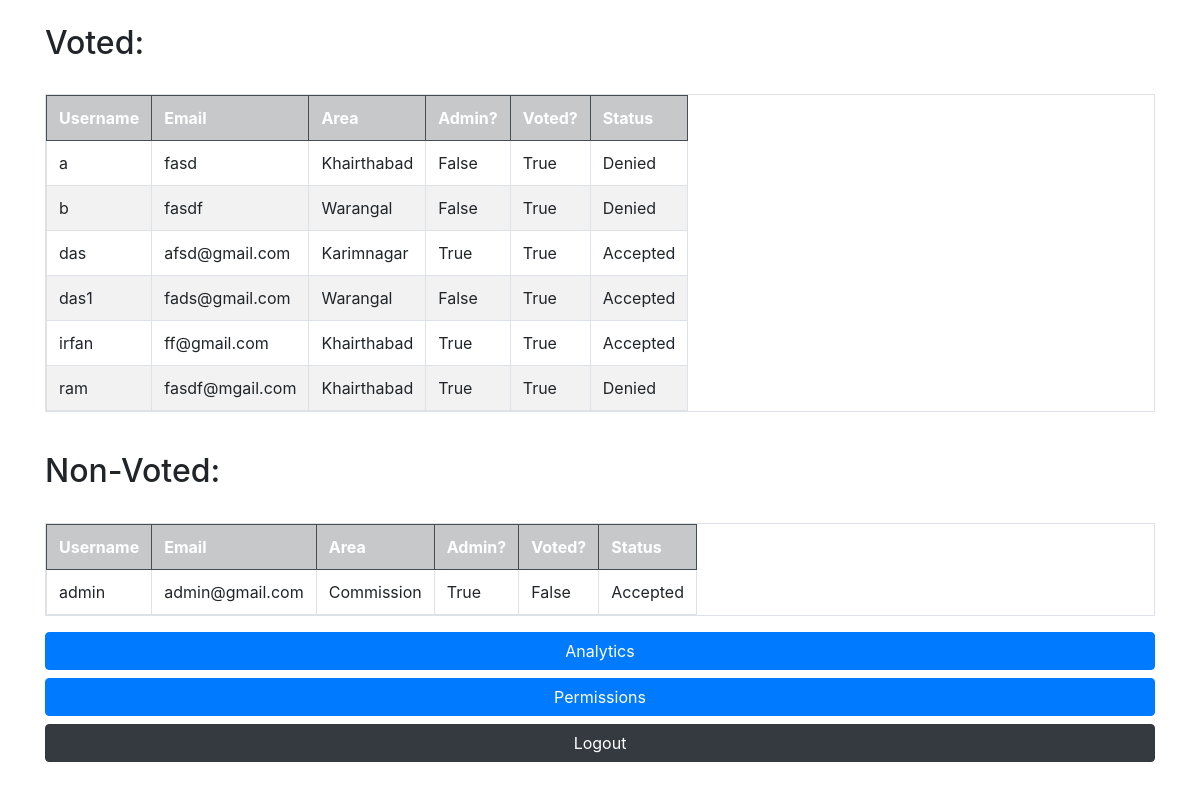
Before: /segregation/ with the older database file.
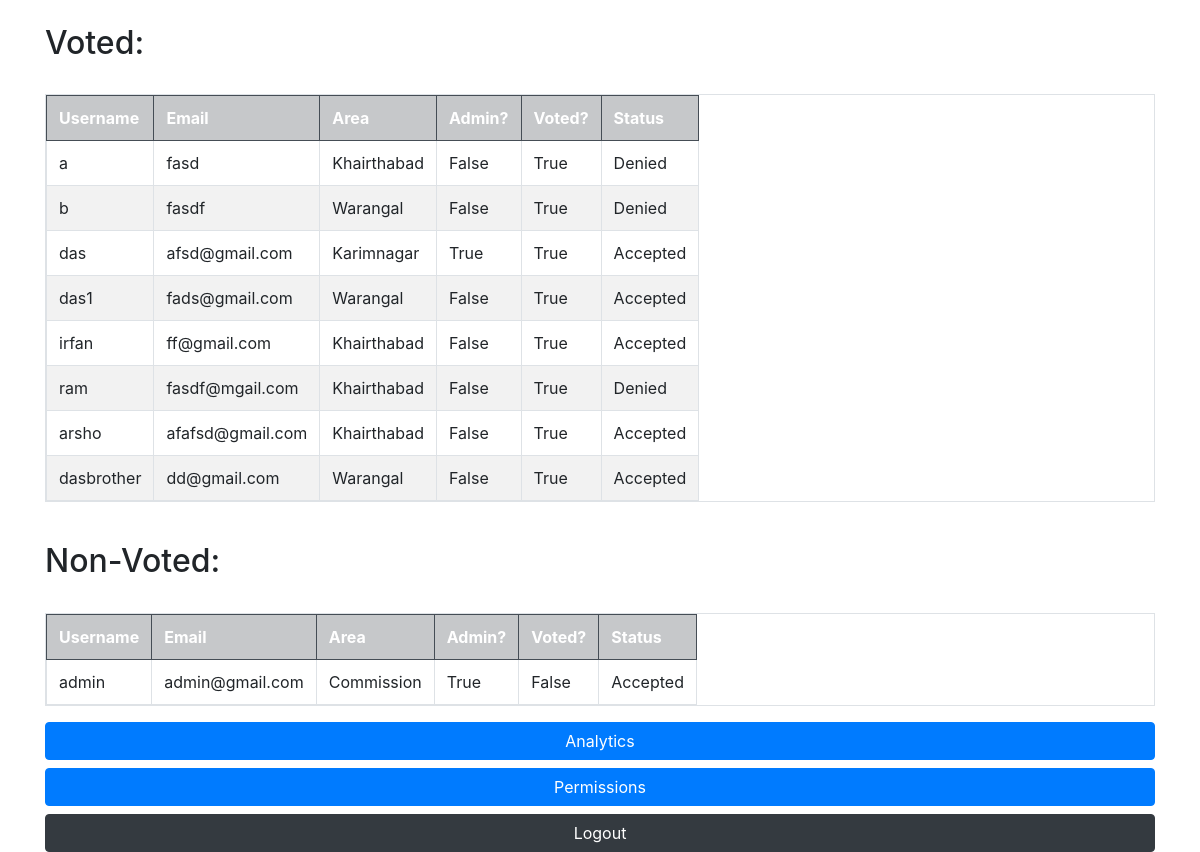
After: the same page with the newer database file.
### voter/models.py (models this page shows, shortened)
class Voter(models.Model):
    PENDING = "Pending"
    ACCEPTED = "Accepted"
    DENIED = "Denied"
    STATUS_CHOICES = (
        (PENDING, "Pending"),(ACCEPTED, "Accepted"),(DENIED, "Denied")
    )
    user       = models.OneToOneField(User, on_delete=models.CASCADE)
    is_admin   = models.BooleanField(default=False)
    is_voted   = models.BooleanField(default=False)
    status     = models.CharField(max_length=10, default=PENDING, choices=STATUS_CHOICES)
    area       = models.ForeignKey(Area, on_delete=models.PROTECT)

class Area(models.Model):
    area = models.CharField(max_length=20)
    area_id = models.IntegerField()
    def __str__(self) -> str:
        return self.area

### voter/views.py (the view)
# urls.py: path('segregation/', views.admin_segregation, name="admin-segregation"),
def admin_segregation(request):
    voter = Voter.objects.select_related('user').all()
    context = {
        'voters': voter,
    }
    return render(request, 'admin-segregation.html', context)

### templates/admin-segregation.html (shortened to what this page needs)
{% include 'base.html' %}
<div class="container">
    <h2>Voted:</h2>
</div>
<center class="container">
    <table class="table table-striped table-hover table-bordered table-responsive">
        <tr class="table-dark">
          <th>Username</th>
          <th>Email</th>
          <th>Area</th>
          <th>Admin?</th>
          <th>Voted?</th>
          <th>Status</th>
        </tr>
        {% for voter in voters %}
            {% if voter.is_voted %}
            <tr>
                <td>{{voter.user.username}}</td>
                <td>{{voter.user.email}}</td>
                <td>{{voter.area}}</td>
                <td>
                    {{voter.is_admin}}
                </td>
                <td>{{voter.is_voted}}</td>
                <td>
                    {{voter.status}}
                </td>
            </tr>
            {% endif %}
        {% endfor %}
    </table>
</center>
<div class="container">
    <h2>Non-Voted:</h2>
</div>
<center class="container">
    <table class="table table-striped table-hover table-bordered table-responsive">
        <tr class="table-dark">
          <th>Username</th>
          <th>Email</th>
          <th>Area</th>
          <th>Admin?</th>
          <th>Voted?</th>
          <th>Status</th>
        </tr>
        {% for voter in voters %}
            {% if voter.is_voted == False %}
            <tr>
                <td>{{voter.user.username}}</td>
                <td>{{voter.user.email}}</td>
                <td>{{voter.area}}</td>
                <td>
                    {{voter.is_admin}}
                </td>
                <td>{{voter.is_voted}}</td>
                <td>
                    {{voter.status}}
                </td>
            </tr>
            {% endif %}
        {% endfor %}
    </table>
</center>
<div class="container">
    <a href="{% url 'admin-analytics' %}" class="btn btn-primary btn-block">Analytics</a>
    <a href="{% url 'admin-permissions' %}" class="btn btn-primary btn-block">Permissions</a>
    <a href="{% url 'logoutt' %}" class="btn btn-block btn-dark">Logout</a>
</div>

Changed rows visible on the page:
changed Voter "irfan": is_admin "True" → "False"
changed Voter "ram": is_admin "True" → "False"
added Voter: user.username "arsho", user.email "afafsd@gmail.com", area "Khairthabad", is_admin "False", is_voted "True", status "Accepted", shown under "Voted:"
added Voter: user.username "dasbrother", user.email "dd@gmail.com", area "Warangal", is_admin "False", is_voted "True", status "Accepted", shown under "Voted:"
